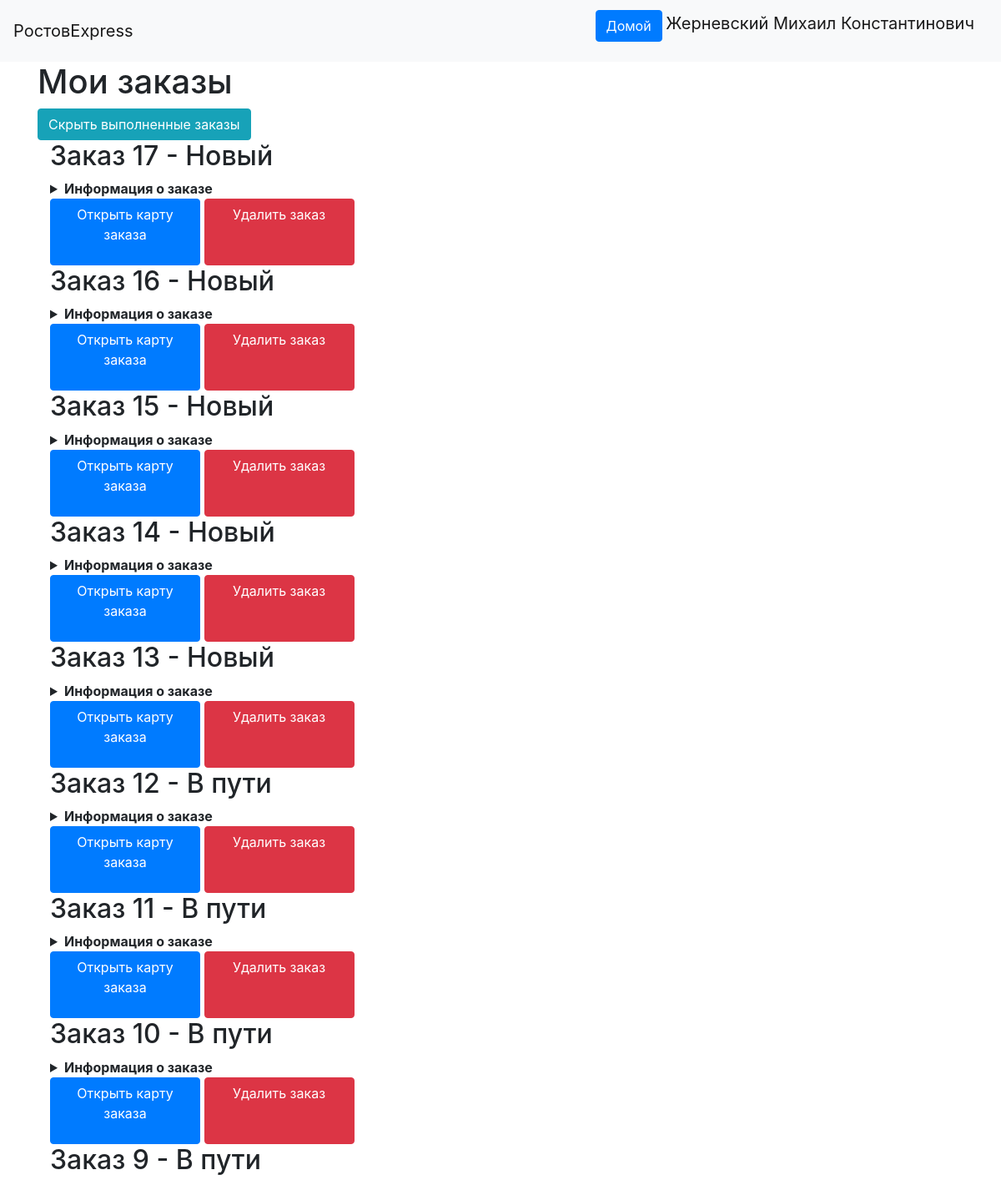
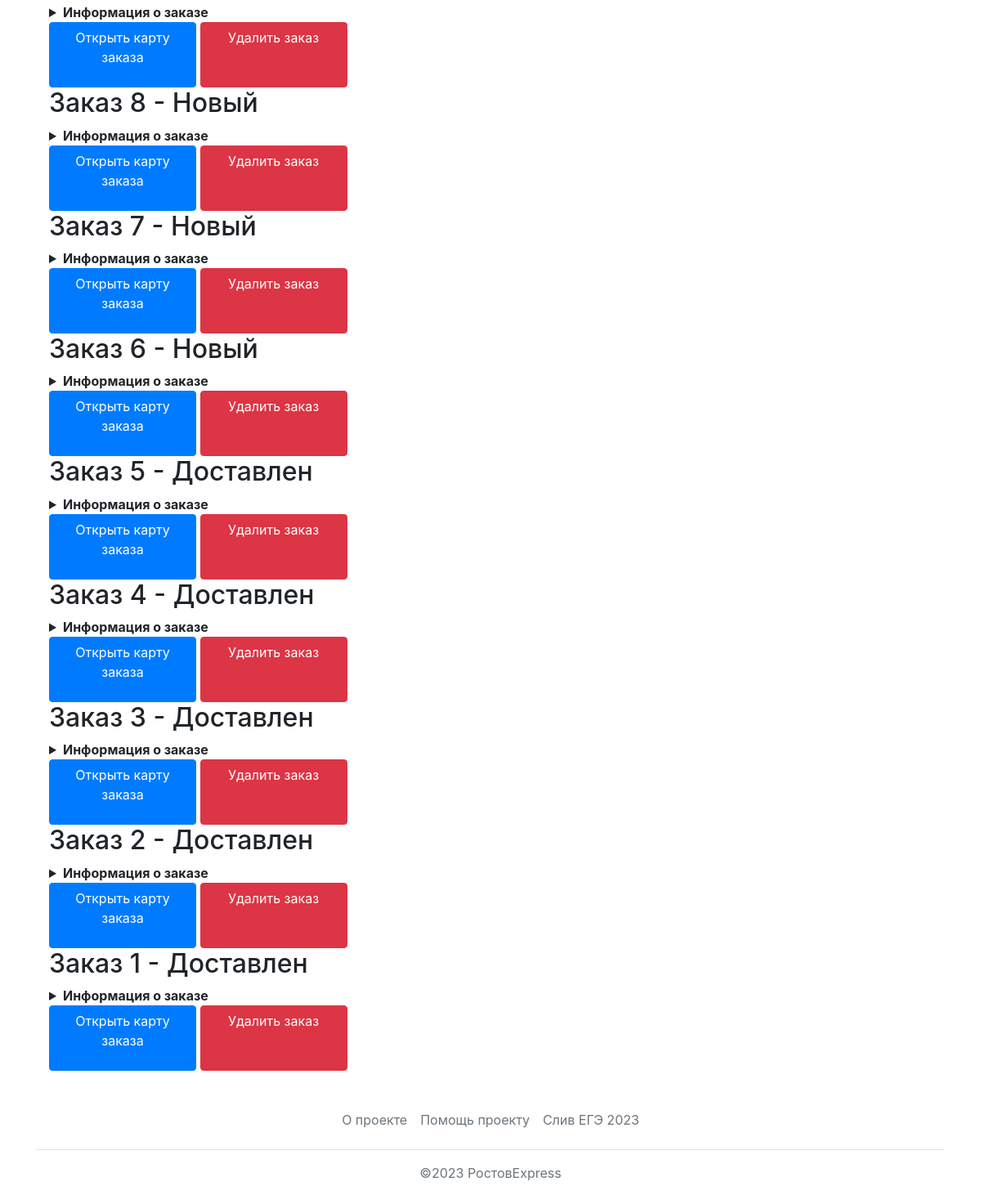
Page /orders/view (signed in) on the committed database (2 pictures, top to bottom).
### data/users.py (models this page shows, shortened)
class User(SqlAlchemyBase, UserMixin):
    __tablename__ = 'users'
    id = sqlalchemy.Column(sqlalchemy.Integer,
                           primary_key=True, autoincrement=True)
    name = sqlalchemy.Column(sqlalchemy.String, nullable=True)
    about = sqlalchemy.Column(sqlalchemy.String, nullable=True)
    email = sqlalchemy.Column(sqlalchemy.String,
                              index=True, unique=True, nullable=True)
    phone_number = sqlalchemy.Column(sqlalchemy.String,
                                     index=True, unique=True, nullable=True)
    hashed_password = sqlalchemy.Column(sqlalchemy.String, nullable=True)
    created_date = sqlalchemy.Column(sqlalchemy.DateTime, default=datetime.datetime.now)
    user_type = sqlalchemy.Column(sqlalchemy.Integer, nullable=True)
    c_id = sqlalchemy.Column(sqlalchemy.Integer, sqlalchemy.ForeignKey('couriers.id'), nullable=True)
    show_completed = sqlalchemy.Column(sqlalchemy.Boolean, default=0)
    sqlalchemy.orm.relation('Courier')

### data/orders.py (models this page shows)
class Order(SqlAlchemyBase):
    __tablename__ = 'orders'
    id = sqlalchemy.Column(sqlalchemy.Integer, primary_key=True)
    weight = sqlalchemy.Column(sqlalchemy.Float, nullable=True)
    region = sqlalchemy.Column(sqlalchemy.Integer, nullable=True)
    orders_courier = sqlalchemy.Column(sqlalchemy.Integer, sqlalchemy.ForeignKey('couriers.id'))
    user_id = sqlalchemy.Column(sqlalchemy.Integer, sqlalchemy.ForeignKey("users.id"))
    address = sqlalchemy.Column(sqlalchemy.String, nullable=True)
    complete_time = sqlalchemy.Column(sqlalchemy.String, nullable=True, default='')
    sqlalchemy.orm.relation('User')
    sqlalchemy.orm.relation('Courier')

### main.py (the view)
@app.route('/orders/view', methods=['POST', 'GET'])
@login_required
def get_user_orders():
    user_id = current_user.id
    db_sess = db_session.create_session()
    orders = []
    if current_user.user_type < 3:
        orders = db_sess.query(Order).filter(Order.user_id == user_id).all()
    else:
        orders = db_sess.query(Order).all()
    items = collect_info_about_orders(orders, db_sess, current_user.show_completed)
    items.reverse()
    return render_template('existing_orders.html', title="Мои заказы", items=items)

### data/db_session.py (called while the page is built)
def create_session() -> Session:
    global __factory
    return __factory()

### main.py (called while the page is built)
@login_manager.user_loader
def load_user(user_id):
    db_sess = db_session.create_session()
    return db_sess.query(User).get(user_id)

### templates/existing_orders.html (shortened to what this page needs)
{% extends "base.html" %}
{% block content %}
    <h1>Мои заказы</h1>
    <a class="btn btn-info " href="/change_flag">
        {% if current_user.show_completed %}
            Скрыть выполненные заказы
        {% else %}
            Показать выполненные заказы
        {% endif %}
    </a>
    {% for item in items %}
        <div class="container">
            <h2>Заказ {{ item[0].id }} -
                {% if item[2] == "" %}
                    Новый
                {% elif item[0].complete_time == "" %}
                    В пути
                {% else %}
                    Доставлен
                {% endif %}
            </h2>
            <details>
                <summary>
                    <strong>Информация о заказе</strong>
                </summary>
            </details>
            <a class="btn btn-primary" style="width: 180px; height:80px" href="/orders/view/{{ item[0].id }}">Открыть
                карту заказа</a>
            <a class="btn btn-danger" style="width: 180px; height:80px" href="/orders/delete/{{ item[0].id }}">Удалить
                заказ</a>
        </div>
    {% endfor %}
{% endblock %}

### templates/base.html (shortened to what this page needs)
<!doctype html>
<html lang="en">
<head>
    <link rel="stylesheet"
          href="https://stackpath.bootstrapcdn.com/bootstrap/4.4.1/css/bootstrap.min.css"
>
</head>
<body>
<header>
    <nav class="navbar navbar-light bg-light">
        <a class="navbar-brand" href="#">РостовExpress</a>
        {% if current_user.is_authenticated %}
            <p>
                <a class="btn btn-primary " href="/">Домой</a>
                <a class="navbar-brand" href="/logout">{{ current_user.name }}</a>
            </p>
        {% else %}
            <p>
                <a class="btn btn-primary " href="/register">Зарегистрироваться</a>
                <a class="btn btn-success" href="/login">Войти</a>
            </p>
        {% endif %}
    </nav>
</header>
<main role="main" class="container">
    {% block content %}{% endblock %}
</main>
<div class="container">
    <footer class="py-3 my-4">
        <ul class="nav justify-content-center border-bottom pb-3 mb-3">
            <li class="nav-item"><a
                    href="https://docs.google.com/document/d/181rVJnixCkqp7kEEYyXy6jRmIWrEmT0YMYidJ4JE5xg/edit?usp=sharing"
                    class="nav-link px-2 text-muted">О проекте</a></li>
            <li class="nav-item"><a href="/donations" class="nav-link px-2 text-muted">Помощь проекту</a></li>
            <li class="nav-item"><a href="https://www.youtube.com/watch?v=dQw4w9WgXcQ" class="nav-link px-2 text-muted">Слив
                ЕГЭ 2023</a></li>
        </ul>
        <p class="text-center text-muted">©2023 РостовExpress</p>
    </footer>
</div>
</body>
</html>

### rows in the picture
User: name "Жерневский Михаил Константинович"
Order: id "17", shows "Новый"
Order: id "16", shows "Новый"
Order: id "15", shows "Новый"
Order: id "14", shows "Новый"
Order: id "13", shows "Новый"
Order: id "12", complete_time "В пути"
Order: id "11", complete_time "В пути"
Order: id "10", complete_time "В пути"
Order: id "9", complete_time "В пути"
Order: id "8", shows "Новый"
Order: id "7", shows "Новый"
Order: id "6", shows "Новый"
Order: id "5", shows "Доставлен"
Order: id "4", shows "Доставлен"
Order: id "3", shows "Доставлен"
Order: id "2", shows "Доставлен"
Order: id "1", shows "Доставлен"
